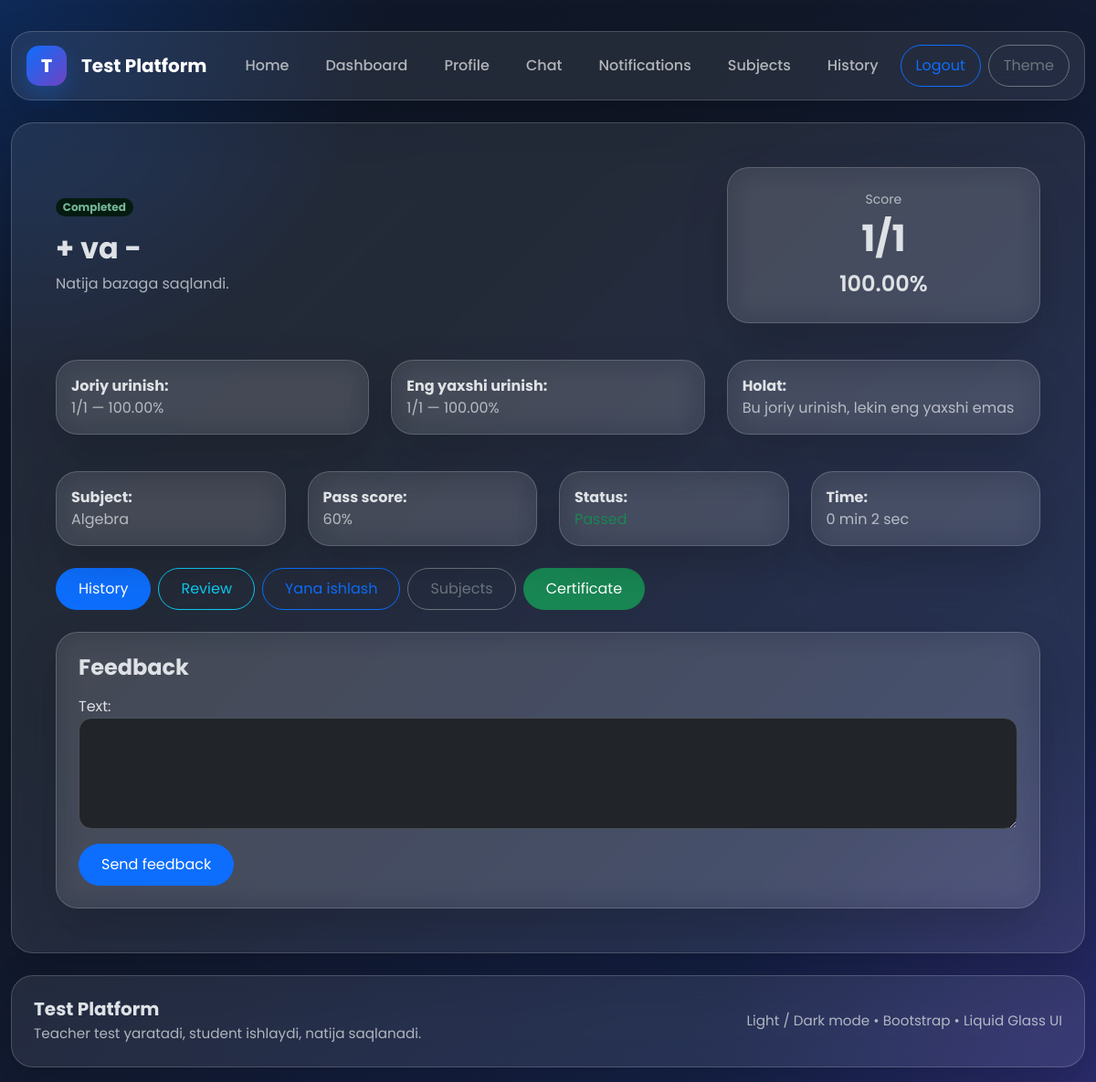
/quiz/result/15/ (signed in), run on the app's committed database.
### quiz/models.py (models this page shows, shortened)
class Attempt(models.Model):
    student = models.ForeignKey(
        settings.AUTH_USER_MODEL,
        on_delete=models.CASCADE,
        related_name='attempts'
    )
    quiz = models.ForeignKey(Quiz, on_delete=models.CASCADE, related_name='attempts')
    score = models.PositiveIntegerField(default=0)
    total = models.PositiveIntegerField(default=0)
    percentage = models.DecimalField(max_digits=5, decimal_places=2, default=0)
    used_seconds = models.PositiveIntegerField(default=0)
    is_completed = models.BooleanField(default=False)
    started_at = models.DateTimeField(default=timezone.now)
    submitted_at = models.DateTimeField(blank=True, null=True)
    certificate_code = models.CharField(max_length=32, blank=True, unique=True)
    created_at = models.DateTimeField(auto_now_add=True)
    class Meta:
        ordering = ['-created_at']
    @property
    def passed(self):
        return float(self.percentage) >= self.quiz.pass_percentage
    @property
    def used_minutes_text(self):
        minutes = self.used_seconds // 60
        seconds = self.used_seconds % 60
        return f"{minutes} min {seconds} sec"

class Quiz(models.Model):
    STATUS_CHOICES = (
        ('draft', 'Draft'),
        ('published', 'Published'),
        ('archived', 'Archived'),
    )
    DIFFICULTY_CHOICES = (
        ('easy', 'Easy'),
        ('medium', 'Medium'),
        ('hard', 'Hard'),
    )
    subject = models.ForeignKey(Subject, on_delete=models.CASCADE, related_name='quizzes')
    title = models.CharField(max_length=255)
    description = models.TextField(blank=True, null=True)
    duration_minutes = models.PositiveIntegerField(default=10)
    pass_percentage = models.PositiveIntegerField(default=60)
    status = models.CharField(max_length=20, choices=STATUS_CHOICES, default='draft')
    difficulty = models.CharField(max_length=20, choices=DIFFICULTY_CHOICES, default='medium')
    randomize_questions = models.BooleanField(default=False)
    randomize_choices = models.BooleanField(default=False)
    created_by = models.ForeignKey(
        settings.AUTH_USER_MODEL,
        on_delete=models.CASCADE,
        related_name='teacher_quizzes'
    )
    created_at = models.DateTimeField(auto_now_add=True)
    class Meta:
        ordering = ['-created_at']

class Subject(models.Model):
    name = models.CharField(max_length=255)
    description = models.TextField(blank=True, null=True)
    created_by = models.ForeignKey(
        settings.AUTH_USER_MODEL,
        on_delete=models.CASCADE,
        related_name='teacher_subjects'
    )
    created_at = models.DateTimeField(auto_now_add=True)
    class Meta:
        ordering = ['-created_at']

### quiz/views.py (the view)
    @login_required
    def wrapper(request, *args, **kwargs):
        if request.user.role != "student":
            messages.error(request, "Bu bo‘lim faqat student uchun.")
            return redirect("dashboard")
        return view_func(request, *args, **kwargs)

### quiz/forms.py
class FeedbackForm(BootstrapMixin, forms.ModelForm):
    class Meta:
        model = Feedback
        fields = ['text']

### quiz/views.py (called while the page is built)
def student_required(view_func):
    @login_required
    def wrapper(request, *args, **kwargs):
        if request.user.role != "student":
            messages.error(request, "Bu bo‘lim faqat student uchun.")
            return redirect("dashboard")
        return view_func(request, *args, **kwargs)
    return wrapper

@student_required
def result_detail_view(request, attempt_id):
    attempt = get_object_or_404(Attempt, id=attempt_id, student=request.user)
    best_attempt = Attempt.objects.filter(
        student=request.user,
        quiz=attempt.quiz,
        is_completed=True
    ).order_by('-score', '-percentage', 'used_seconds', '-created_at').first()
    is_best_attempt = bool(best_attempt and best_attempt.id == attempt.id)
    feedback_form = FeedbackForm()
    return render(request, 'quiz/result_detail.html', {
        'attempt': attempt,
        'best_attempt': best_attempt,
        'is_best_attempt': is_best_attempt,
        'feedback_form': feedback_form,
    })

### templates/quiz/result_detail.html (shortened to what this page needs)
{% extends 'base.html' %}
{% block content %}
<div class="glass main-card p-4 p-lg-5">
    <div class="row g-4 align-items-center">
        <div class="col-lg-8">
            <span class="badge bg-success-subtle text-success-emphasis rounded-pill mb-3">
                Completed
            </span>
            <h2 class="fw-bold mb-2">{{ attempt.quiz.title }}</h2>
            <p class="opacity-75 mb-0">Natija bazaga saqlandi.</p>
        </div>
        <div class="col-lg-4">
            <div class="glass main-card p-4 text-center h-100">
                <div class="small opacity-75 mb-2">Score</div>
                <div class="display-6 fw-bold">{{ attempt.score }}/{{ attempt.total }}</div>
                <div class="fs-4 fw-semibold mt-2">{{ attempt.percentage }}%</div>
            </div>
        </div>
    </div>
    <div class="row g-4 mt-3">
        <div class="col-md-4">
            <div class="glass main-card p-3 h-100">
                <strong>Joriy urinish:</strong><br>
                <span class="opacity-75">
                    {{ attempt.score }}/{{ attempt.total }} — {{ attempt.percentage }}%
                </span>
            </div>
        </div>
        <div class="col-md-4">
            <div class="glass main-card p-3 h-100">
                <strong>Eng yaxshi urinish:</strong><br>
                {% if best_attempt %}
                    <span class="opacity-75">
                        {{ best_attempt.score }}/{{ best_attempt.total }} — {{ best_attempt.percentage }}%
                    </span>
                {% else %}
                    <span class="opacity-75">-</span>
                {% endif %}
            </div>
        </div>
        <div class="col-md-4">
            <div class="glass main-card p-3 h-100">
                <strong>Holat:</strong><br>
                {% if is_best_attempt %}
                    <span class="text-success">Bu sizning eng yaxshi natijangiz</span>
                {% else %}
                    <span class="opacity-75">Bu joriy urinish, lekin eng yaxshi emas</span>
                {% endif %}
            </div>
        </div>
    </div>
    <div class="row g-4 mt-3">
        <div class="col-md-3">
            <div class="glass main-card p-3 h-100">
                <strong>Subject:</strong><br>
                <span class="opacity-75">{{ attempt.quiz.subject.name }}</span>
            </div>
        </div>
        <div class="col-md-3">
            <div class="glass main-card p-3 h-100">
                <strong>Pass score:</strong><br>
                <span class="opacity-75">{{ attempt.quiz.pass_percentage }}%</span>
            </div>
        </div>
        <div class="col-md-3">
            <div class="glass main-card p-3 h-100">
                <strong>Status:</strong><br>
                {% if attempt.passed %}
                    <span class="text-success">Passed</span>
                {% else %}
                    <span class="text-danger">Failed</span>
                {% endif %}
            </div>
        </div>
        <div class="col-md-3">
            <div class="glass main-card p-3 h-100">
                <strong>Time:</strong><br>
                <span class="opacity-75">{{ attempt.used_minutes_text }}</span>
            </div>
        </div>
    </div>
    <div class="mt-4 d-flex gap-2 flex-wrap">
        <a href="{% url 'history' %}" class="btn btn-primary rounded-pill px-4">
            History
        </a>
        <a href="{% url 'review' attempt.id %}" class="btn btn-outline-info rounded-pill px-4">
            Review
        </a>
        {% if attempt.quiz.status == 'published' %}
            <a href="{% url 'start_quiz' attempt.quiz.id %}" class="btn btn-outline-primary rounded-pill px-4">
                Yana ishlash
            </a>
        {% endif %}
        <a href="{% url 'student_subject_list' %}" class="btn btn-outline-secondary rounded-pill px-4">
            Subjects
        </a>
        {% if attempt.passed %}
            <a href="{% url 'certificate' attempt.id %}" class="btn btn-success rounded-pill px-4">
                Certificate
            </a>
        {% endif %}
    </div>
    <div class="glass main-card p-4 mt-4">
        <h4 class="fw-bold mb-3">Feedback</h4>
        <form method="post" action="{% url 'add_feedback' attempt.id %}">
            {{ feedback_form.as_p }}
            <button class="btn btn-primary rounded-pill px-4" type="submit">
                Send feedback
            </button>
        </form>
    </div>
</div>
{% endblock %}

### templates/base.html (style rules this page uses)
:root { --glass-bg: rgba(255, 255, 255, 0.08); --glass-bg-strong: rgba(255, 255, 255, 0.12); --glass-border: rgba(255, 255, 255, 0.18); --glass-shadow: 0 20px 50px rgba(0, 0, 0, 0.18); --dark-bg-1: #0f172a; --dark-bg-2: #111827; --dark-bg-3: #172554; --light-bg-1: #f5f7ff; --light-bg-2: #eef3ff; --light-bg-3: #f9fbff; }
* { box-sizing: border-box; }
html, body { min-height: 100%; }
body { font-family: 'Poppins', sans-serif; background: radial-gradient(circle at top left, rgba(13, 110, 253, 0.22), transparent 25%), radial-gradient(circle at bottom right, rgba(111, 66, 193, 0.22), transparent 25%), linear-gradient(135deg, var(--dark-bg-1), var(--dark-bg-2) 35%, var(--dark-bg-3) 100%); background-attachment: fixed; transition: background .25s ease, color .25s ease; }
.glass { background: var(--glass-bg); border: 1px solid var(--glass-border); backdrop-filter: blur(16px); -webkit-backdrop-filter: blur(16px); box-shadow: var(--glass-shadow); }
.main-card { border-radius: 24px; }
.form-control, .form-select { border-radius: 14px; padding: 12px 14px; }
.btn.rounded-pill { padding-top: 10px; padding-bottom: 10px; }

### data on the page
Attempt: quiz "+ va -", score "1", total "1", percentage "100.00", quiz.subject.name "Algebra", quiz.pass_percentage "60", used_minutes_text "0 min 2 sec"
Attempt: score "1", total "1", percentage "100.00"
